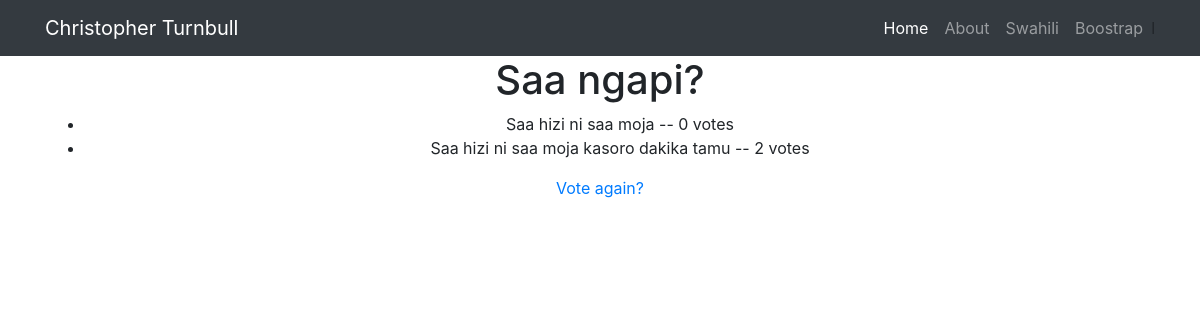
/swahili/3/results/, run on an earlier commit of the app's database.
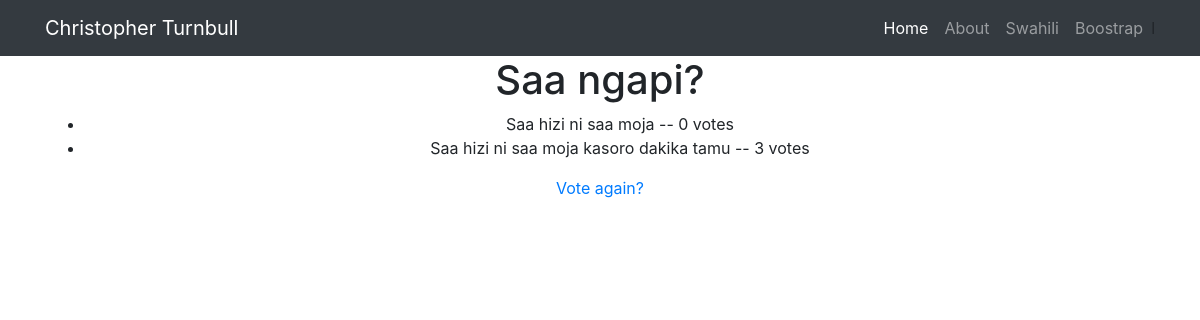
And on a later commit of the database.
### swahili/models.py (models this page shows, shortened)
class Choice(models.Model):
    question = models.ForeignKey(Question, on_delete=models.CASCADE)
    choice_text = models.CharField(max_length=200)
    votes = models.IntegerField(default=0)

### swahili/views.py (the view)
# urls.py: path('swahili/<int:question_id>/results/', views.results, name='results'),
def results(request, question_id):
    question = get_object_or_404(Question, pk=question_id)
    return render(request, 'swahili/results.html', {'question': question})

### swahili/templates/swahili/results.html
{% extends "overview/base.html" %}
{% block content %}
  <div class="container">
    <div class="row">
      <div class="col-lg-12 text-center">
        <h1>{{ question.question_text }}</h1>
        <ul>
        {% for choice in question.choice_set.all %}
            <li>{{ choice.choice_text }} -- {{ choice.votes }} vote{{ choice.votes|pluralize }}</li>
        {% endfor %}
        </ul>
        <a href="{% url 'swahili:detail' question.id %}">Vote again?</a>
      </div>
    </div>
  </div>
{% endblock %}

What changed in the data, as far as the page shows it:
changed Choice "Saa hizi ni saa moja kasoro dakika tamu": votes "2" → "3"
